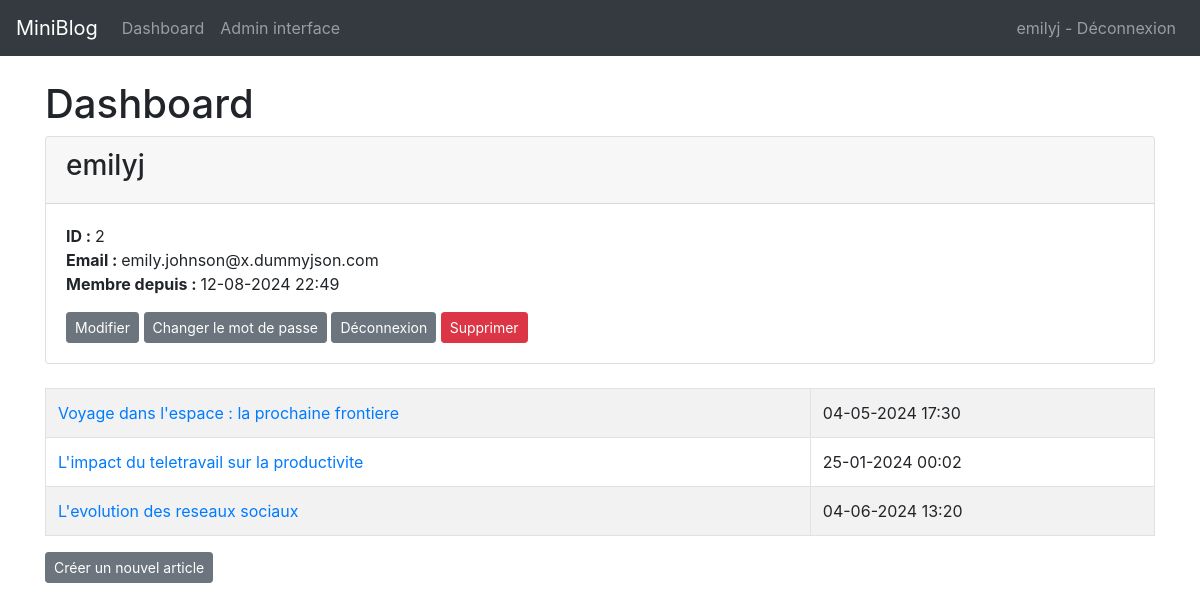
The page /users/dashboard (signed in) on the database its author committed.
### app/models.py (models this page shows, shortened)
class User(db.Model, UserMixin):
    id = db.Column(db.Integer, primary_key=True)
    username = db.Column(db.String(20), nullable=False, unique=True)
    email = db.Column(db.String(120), nullable=False, unique=True)
    password_hash = db.Column(db.String(255), nullable=False)
    is_admin = db.Column(db.Boolean, default=False)
    created = db.Column(db.DateTime, default=datetime.now, nullable=False)
    posts = db.relationship('Post', backref='author',
                            lazy=True, cascade="all, delete-orphan")
    @property
    def password(self):
        raise AttributeError('password is not a readable attribute')
    @property
    def formatted_created(self):
        return self.created.strftime("%d-%m-%Y %H:%M")

class Post(db.Model):
    id = db.Column(db.Integer, primary_key=True)
    created = db.Column(db.DateTime, nullable=False, default=datetime.now)
    title = db.Column(db.String(200), nullable=False)
    content = db.Column(db.Text, nullable=False)
    user_id = db.Column(db.Integer, db.ForeignKey('user.id'), nullable=False)
    @property
    def formatted_created(self):
        return self.created.strftime("%d-%m-%Y %H:%M")

### app/users/routes.py (the view)
@bp.route('/dashboard')
@login_required
def dashboard():
    posts = current_user.posts
    return render_template('dashboard.html', posts=posts)

### app/models.py (called while the page is built)
@login_manager.user_loader
def load_user(user_id):
    return User.query.get(int(user_id))

### app/templates/dashboard.html (shortened to what this page needs)
{% extends 'base.html' %}
{% block content %}
<h1>{% block title %}Dashboard{% endblock %}</h1>
<div class="card">
    <div class="card-header">
        <h3>{{ current_user.username }}</h3>
    </div>
    <div class="card-body">
        <p class="card-text">
            <strong>ID : </strong>{{ current_user.id }}<br />
            <strong>Email : </strong>{{ current_user.email }}<br />
            <strong>Membre depuis : </strong>{{ current_user.formatted_created }}<br />
        </p>
        <a href="{{ url_for('users.update') }}" class="btn btn-secondary btn-sm">Modifier</a>
        <a href="{{ url_for('users.update_pass') }}" class="btn btn-secondary btn-sm">Changer le mot de passe</a>
        <a href="{{ url_for('users.logout') }}" class="btn btn-secondary btn-sm">Déconnexion</a>
        <form action="{{ url_for('users.delete') }}" method="POST" style="display:inline;">
            <button type="submit" class="btn btn-danger btn-sm">Supprimer</button>
        </form>
    </div>
</div>
<br />
<table class="table table-hover table-bordered table-striped">
    {% for post in posts %}
    <tr>
        <td><a href="{{ url_for('posts.post', post_id=post.id) }}" style="text-decoration: none;">{{ post.title
                }}</a></td>
        <td>{{ post.formatted_created }}</td>
    </tr>
    {% endfor %}
</table>
<a href="{{ url_for('posts.create') }}" class="btn btn-secondary btn-sm">Créer un nouvel article</a>
{% endblock %}

### app/templates/base.html (shortened to what this page needs)
<!doctype html>
<html lang="en">
<head>
  <link rel="stylesheet" href="{{ url_for('static', filename= 'css/style.css') }}">
  <link rel="stylesheet" href="https://stackpath.bootstrapcdn.com/bootstrap/4.3.1/css/bootstrap.min.css"
>
</head>
<body>
  <nav class="navbar navbar-expand-md navbar-dark bg-dark">
    <a class="navbar-brand" href="{{ url_for('index')}}">MiniBlog</a>
    <div class="collapse navbar-collapse" id="navbarNav">
      <ul class="navbar-nav">
      {% if current_user.is_authenticated %}
        <li class="nav-item">
          <a class="nav-link" href="{{url_for('users.dashboard')}}">Dashboard</a>
        </li>
      {% endif %}
      {% if current_user.is_admin %}
        <li class="nav-item">
          <a class="nav-link" href="{{url_for('admin.index')}}">Admin interface</a>
        </li>
      {% endif %}
      </ul>
      <ul class="navbar-nav ml-auto">
      {% if current_user.is_authenticated %}
        <li class="nav-item">
          <a class="nav-link" href="{{url_for('users.logout')}}">{{current_user.username}} - Déconnexion</a>
        </li>
      {% endif %}
      </ul>
    </div>
  </nav>
  <div class="container">
    <br/>
    {% block content %} {% endblock %}
  </div>
</body>
</html>

### rows shown on the page
User: username "emilyj", id "2", email "emily.johnson@x.dummyjson.com", formatted_created "12-08-2024 22:49"
Post: title "Voyage dans l'espace : la prochaine frontiere", formatted_created "04-05-2024 17:30"
Post: title "L'impact du teletravail sur la productivite", formatted_created "25-01-2024 00:02"
Post: title "L'evolution des reseaux sociaux", formatted_created "04-06-2024 13:20"
